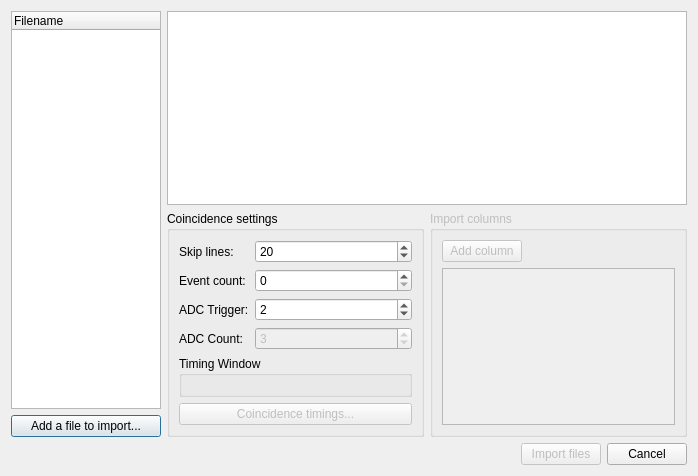
<?xml version="1.0" encoding="UTF-8"?>
<ui version="4.0">
 <class>Dialog</class>
 <widget class="QDialog" name="Dialog">
  <property name="geometry">
   <rect>
    <x>0</x>
    <y>0</y>
    <width>698</width>
    <height>476</height>
   </rect>
  </property>
  <property name="windowTitle">
   <string>Import Measurements</string>
  </property>
  <layout class="QGridLayout" name="gridLayout">
   <item row="0" column="0">
    <layout class="QVBoxLayout" name="verticalLayout">
     <item>
      <layout class="QHBoxLayout" name="horizontalLayout">
       <item>
        <layout class="QVBoxLayout" name="verticalLayout_2">
         <item>
          <widget class="QTreeWidget" name="treeWidget">
           <property name="minimumSize">
            <size>
             <width>150</width>
             <height>0</height>
            </size>
           </property>
           <property name="maximumSize">
            <size>
             <width>150</width>
             <height>16777215</height>
            </size>
           </property>
           <property name="showDropIndicator" stdset="0">
            <bool>false</bool>
           </property>
           <property name="selectionMode">
            <enum>QAbstractItemView::ExtendedSelection</enum>
           </property>
           <property name="indentation">
            <number>0</number>
           </property>
           <column>
            <property name="text">
             <string>Filename</string>
            </property>
           </column>
          </widget>
         </item>
         <item>
          <widget class="QPushButton" name="button_addimport">
           <property name="text">
            <string>Add a file to import...</string>
           </property>
          </widget>
         </item>
        </layout>
       </item>
       <item>
        <layout class="QVBoxLayout" name="verticalLayout_3">
         <item>
          <widget class="QTextEdit" name="textEdit">
           <property name="acceptDrops">
            <bool>false</bool>
           </property>
           <property name="lineWrapMode">
            <enum>QTextEdit::NoWrap</enum>
           </property>
           <property name="readOnly">
            <bool>true</bool>
           </property>
          </widget>
         </item>
         <item>
          <layout class="QHBoxLayout" name="horizontalLayout_3">
           <item>
            <widget class="QGroupBox" name="group_coinc">
             <property name="enabled">
              <bool>true</bool>
             </property>
             <property name="sizePolicy">
              <sizepolicy hsizetype="Expanding" vsizetype="Expanding">
               <horstretch>0</horstretch>
               <verstretch>0</verstretch>
              </sizepolicy>
             </property>
             <property name="minimumSize">
              <size>
               <width>0</width>
               <height>0</height>
              </size>
             </property>
             <property name="title">
              <string>Coincidence settings</string>
             </property>
             <layout class="QGridLayout" name="gridLayout_2">
              <item row="1" column="0">
               <widget class="QGroupBox" name="groupBox_2">
                <property name="title">
                 <string>Timing Window</string>
                </property>
                <layout class="QGridLayout" name="gridLayout_3">
                 <item row="0" column="2">
                  <layout class="QGridLayout" name="grid_timing"/>
                 </item>
                </layout>
               </widget>
              </item>
              <item row="0" column="0">
               <layout class="QFormLayout" name="formLayout">
                <property name="fieldGrowthPolicy">
                 <enum>QFormLayout::AllNonFixedFieldsGrow</enum>
                </property>
                <property name="leftMargin">
                 <number>0</number>
                </property>
                <property name="topMargin">
                 <number>0</number>
                </property>
                <item row="0" column="0">
                 <widget class="QLabel" name="label_2">
                  <property name="sizePolicy">
                   <sizepolicy hsizetype="Preferred" vsizetype="Preferred">
                    <horstretch>0</horstretch>
                    <verstretch>0</verstretch>
                   </sizepolicy>
                  </property>
                  <property name="text">
                   <string>Skip lines:</string>
                  </property>
                 </widget>
                </item>
                <item row="0" column="1">
                 <widget class="QSpinBox" name="spin_skiplines">
                  <property name="toolTip">
                   <string>Skip lines from the beginning of the file before data.</string>
                  </property>
                  <property name="minimum">
                   <number>1</number>
                  </property>
                  <property name="value">
                   <number>20</number>
                  </property>
                 </widget>
                </item>
                <item row="2" column="0">
                 <widget class="QLabel" name="label">
                  <property name="text">
                   <string>ADC Trigger:</string>
                  </property>
                 </widget>
                </item>
                <item row="2" column="1">
                 <widget class="QSpinBox" name="spin_adctrigger">
                  <property name="toolTip">
                   <string>ADC used to find pairs of conincidences event.</string>
                  </property>
                  <property name="minimum">
                   <number>0</number>
                  </property>
                  <property name="value">
                   <number>2</number>
                  </property>
                 </widget>
                </item>
                <item row="3" column="0">
                 <widget class="QLabel" name="label_3">
                  <property name="text">
                   <string>ADC Count:</string>
                  </property>
                 </widget>
                </item>
                <item row="3" column="1">
                 <widget class="QSpinBox" name="spin_adccount">
                  <property name="enabled">
                   <bool>false</bool>
                  </property>
                  <property name="toolTip">
                   <string>A number of ADCs available.</string>
                  </property>
                  <property name="value">
                   <number>3</number>
                  </property>
                 </widget>
                </item>
                <item row="1" column="0">
                 <widget class="QLabel" name="label_4">
                  <property name="text">
                   <string>Event count:</string>
                  </property>
                 </widget>
                </item>
                <item row="1" column="1">
                 <widget class="QSpinBox" name="spin_eventcount">
                  <property name="toolTip">
                   <string>Set maximum event count imported from the raw measurement file. If set to 0, all found events are imported.</string>
                  </property>
                  <property name="maximum">
                   <number>10000000</number>
                  </property>
                  <property name="singleStep">
                   <number>100</number>
                  </property>
                 </widget>
                </item>
               </layout>
              </item>
              <item row="2" column="0">
               <widget class="QPushButton" name="button_coinc">
                <property name="enabled">
                 <bool>false</bool>
                </property>
                <property name="text">
                 <string>Coincidence timings...</string>
                </property>
               </widget>
              </item>
             </layout>
            </widget>
           </item>
           <item>
            <widget class="QGroupBox" name="group_importcolumn">
             <property name="enabled">
              <bool>false</bool>
             </property>
             <property name="title">
              <string>Import columns</string>
             </property>
             <layout class="QVBoxLayout" name="verticalLayout_5">
              <item>
               <layout class="QFormLayout" name="formLayout_2">
                <property name="sizeConstraint">
                 <enum>QLayout::SetMinimumSize</enum>
                </property>
                <property name="fieldGrowthPolicy">
                 <enum>QFormLayout::FieldsStayAtSizeHint</enum>
                </property>
                <item row="0" column="0">
                 <widget class="QPushButton" name="button_addColumn">
                  <property name="text">
                   <string>Add column</string>
                  </property>
                 </widget>
                </item>
                <item row="0" column="1">
                 <spacer name="horizontalSpacer_2">
                  <property name="orientation">
                   <enum>Qt::Horizontal</enum>
                  </property>
                  <property name="sizeHint" stdset="0">
                   <size>
                    <width>40</width>
                    <height>20</height>
                   </size>
                  </property>
                 </spacer>
                </item>
               </layout>
              </item>
              <item>
               <widget class="QScrollArea" name="scrollArea">
                <property name="widgetResizable">
                 <bool>true</bool>
                </property>
                <widget class="QWidget" name="scrollAreaWidgetContents">
                 <property name="geometry">
                  <rect>
                   <x>0</x>
                   <y>0</y>
                   <width>152</width>
                   <height>227</height>
                  </rect>
                 </property>
                 <layout class="QGridLayout" name="gridLayout_4">
                  <property name="leftMargin">
                   <number>3</number>
                  </property>
                  <property name="topMargin">
                   <number>3</number>
                  </property>
                  <property name="rightMargin">
                   <number>3</number>
                  </property>
                  <property name="bottomMargin">
                   <number>3</number>
                  </property>
                  <item row="0" column="0">
                   <layout class="QGridLayout" name="grid_column"/>
                  </item>
                  <item row="1" column="0">
                   <spacer name="verticalSpacer">
                    <property name="orientation">
                     <enum>Qt::Vertical</enum>
                    </property>
                    <property name="sizeHint" stdset="0">
                     <size>
                      <width>20</width>
                      <height>40</height>
                     </size>
                    </property>
                   </spacer>
                  </item>
                 </layout>
                </widget>
               </widget>
              </item>
             </layout>
            </widget>
           </item>
          </layout>
         </item>
        </layout>
       </item>
      </layout>
     </item>
     <item>
      <layout class="QHBoxLayout" name="horizontalLayout_2">
       <item>
        <spacer name="horizontalSpacer">
         <property name="orientation">
          <enum>Qt::Horizontal</enum>
         </property>
         <property name="sizeHint" stdset="0">
          <size>
           <width>40</width>
           <height>20</height>
          </size>
         </property>
        </spacer>
       </item>
       <item>
        <widget class="QPushButton" name="button_import">
         <property name="enabled">
          <bool>false</bool>
         </property>
         <property name="text">
          <string>Import files</string>
         </property>
        </widget>
       </item>
       <item>
        <widget class="QPushButton" name="button_cancel">
         <property name="text">
          <string>Cancel</string>
         </property>
        </widget>
       </item>
      </layout>
     </item>
    </layout>
   </item>
  </layout>
 </widget>
 <resources/>
 <connections/>
</ui>
